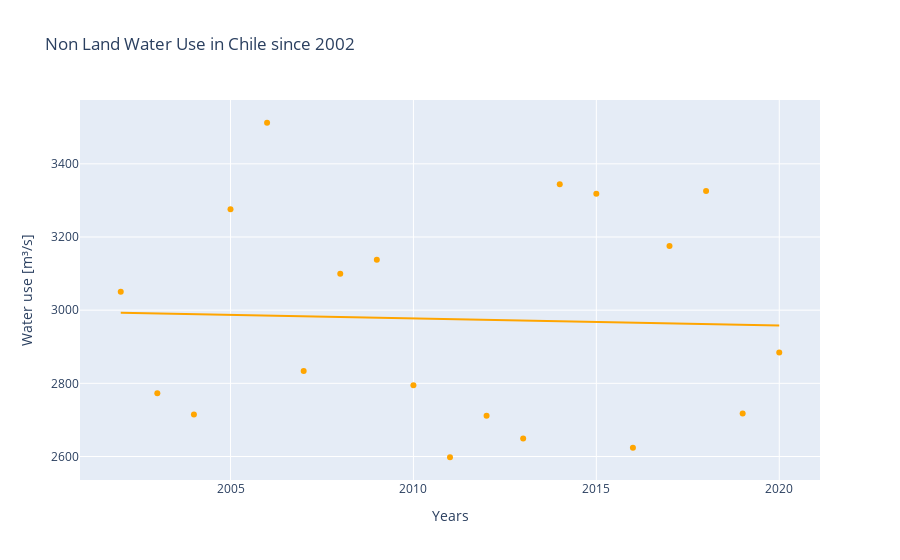
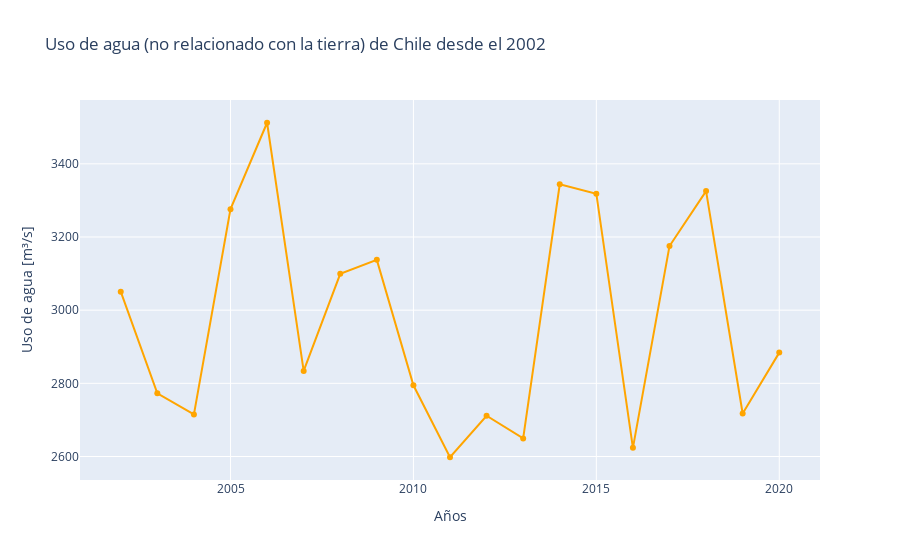

Notebook code for these charts, in order:
### Code cell
#Graph of yearly national (Non Land) Water Use [km3] since 2002. Non linear adj.
 
# English
fig7 = px.scatter(NLU_2002, x="Years", y="NLU", color_discrete_sequence=['orange'],
                 title="Non Land Water Use in Chile since 2002",
                 #trendline="lowess", trendline_options=dict(frac=0.1),
                 trendline="ols",
                 labels={'Years': 'Years', 'NLU': 'Water use [m³/s]'})

fig7.show()


#Spanish
fig8 = px.scatter(NLU_2002, x="Years", y="NLU", color_discrete_sequence=['orange'],
               title="Uso de agua (no relacionado con la tierra) de Chile desde el 2002", 
               trendline="lowess", trendline_options=dict(frac=0.1),
               labels={'Years':'Años', 'NLU':'Uso de agua [m³/s]'})


fig8.show()

### Figure 1 — Plotly figure (JSON) as saved in the notebook; plotly's stock layout.template omitted (floating-point values rounded to 4 significant figures)
{"data": [{"hovertemplate": "Years=%{x}<br>Water use [m³/s]=%{y}<extra></extra>", "legendgroup": "", "marker": {"color": "orange", "symbol": "circle"}, "mode": "markers", "name": "", "orientation": "v", "showlegend": false, "type": "scatter", "x": [2002, 2003, 2004, 2005, 2006, 2007, 2008, 2009, 2010, 2011, 2012, 2013, 2014, 2015, 2016, 2017, 2018, 2019, 2020], "xaxis": "x", "y": [3051.0, 2773.0, 2715.0, 3276.0, 3512.0, 2834.0, 3099.0, 3138.0, 2795.0, 2598.0, 2711.0, 2649.0, 3344.0, 3318.0, 2624.0, 3175.0, 3326.0, 2718.0, 2884.0], "yaxis": "y"}, {"hovertemplate": "<b>OLS trendline</b><br>NLU = -1.93435 * Years + 6865.73<br>R<sup>2</sup>=0.001403<br><br>Years=%{x}<br>Water use [m³/s]=%{y} <b>(trend)</b><extra></extra>", "legendgroup": "", "marker": {"color": "orange", "symbol": "circle"}, "mode": "lines", "name": "", "showlegend": false, "type": "scatter", "x": [2002, 2003, 2004, 2005, 2006, 2007, 2008, 2009, 2010, 2011, 2012, 2013, 2014, 2015, 2016, 2017, 2018, 2019, 2020], "xaxis": "x", "y": [2993.0, 2991.0, 2989.0, 2987.0, 2985.0, 2983.0, 2982.0, 2980.0, 2978.0, 2976.0, 2974.0, 2972.0, 2970.0, 2968.0, 2966.0, 2964.0, 2962.0, 2960.0, 2958.0], "yaxis": "y"}], "layout": {"legend": {"tracegroupgap": 0}, "title": {"text": "Non Land Water Use in Chile since 2002"}, "xaxis": {"anchor": "y", "domain": [0, 1], "title": {"text": "Years"}}, "yaxis": {"anchor": "x", "domain": [0, 1], "title": {"text": "Water use [m³/s]"}}}}

### Figure 2 — Plotly figure (JSON) as saved in the notebook; plotly's stock layout.template omitted (floating-point values rounded to 4 significant figures)
{"data": [{"hovertemplate": "Años=%{x}<br>Uso de agua [m³/s]=%{y}<extra></extra>", "legendgroup": "", "marker": {"color": "orange", "symbol": "circle"}, "mode": "markers", "name": "", "orientation": "v", "showlegend": false, "type": "scatter", "x": [2002, 2003, 2004, 2005, 2006, 2007, 2008, 2009, 2010, 2011, 2012, 2013, 2014, 2015, 2016, 2017, 2018, 2019, 2020], "xaxis": "x", "y": [3051.0, 2773.0, 2715.0, 3276.0, 3512.0, 2834.0, 3099.0, 3138.0, 2795.0, 2598.0, 2711.0, 2649.0, 3344.0, 3318.0, 2624.0, 3175.0, 3326.0, 2718.0, 2884.0], "yaxis": "y"}, {"hovertemplate": "<b>LOWESS trendline</b><br><br>Años=%{x}<br>Uso de agua [m³/s]=%{y} <b>(trend)</b><extra></extra>", "legendgroup": "", "marker": {"color": "orange", "symbol": "circle"}, "mode": "lines", "name": "", "showlegend": false, "type": "scatter", "x": [2002, 2003, 2004, 2005, 2006, 2007, 2008, 2009, 2010, 2011, 2012, 2013, 2014, 2015, 2016, 2017, 2018, 2019, 2020], "xaxis": "x", "y": [3051.0, 2773.0, 2715.0, 3276.0, 3512.0, 2834.0, 3099.0, 3138.0, 2795.0, 2598.0, 2711.0, 2649.0, 3344.0, 3318.0, 2624.0, 3175.0, 3326.0, 2718.0, 2884.0], "yaxis": "y"}], "layout": {"legend": {"tracegroupgap": 0}, "title": {"text": "Uso de agua (no relacionado con la tierra) de Chile desde el 2002"}, "xaxis": {"anchor": "y", "domain": [0, 1], "title": {"text": "Años"}}, "yaxis": {"anchor": "x", "domain": [0, 1], "title": {"text": "Uso de agua [m³/s]"}}}}
